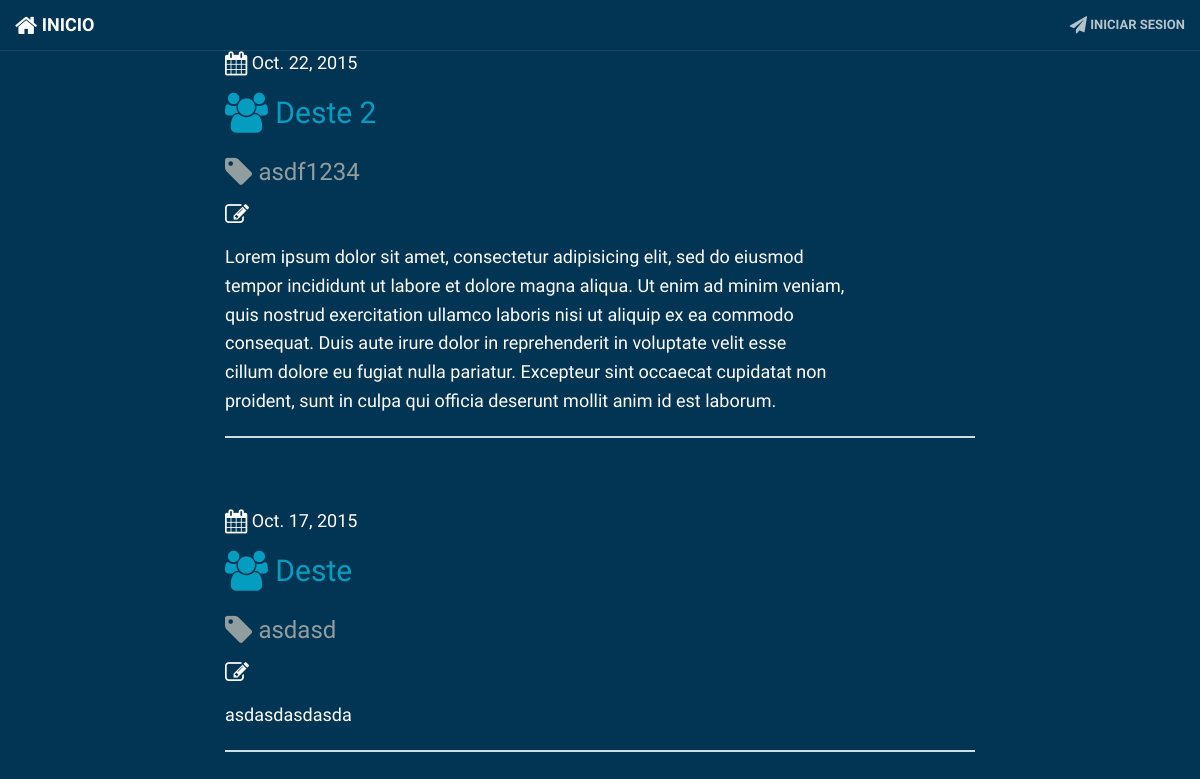
/calibration_list/, run on an earlier commit of the app's database.
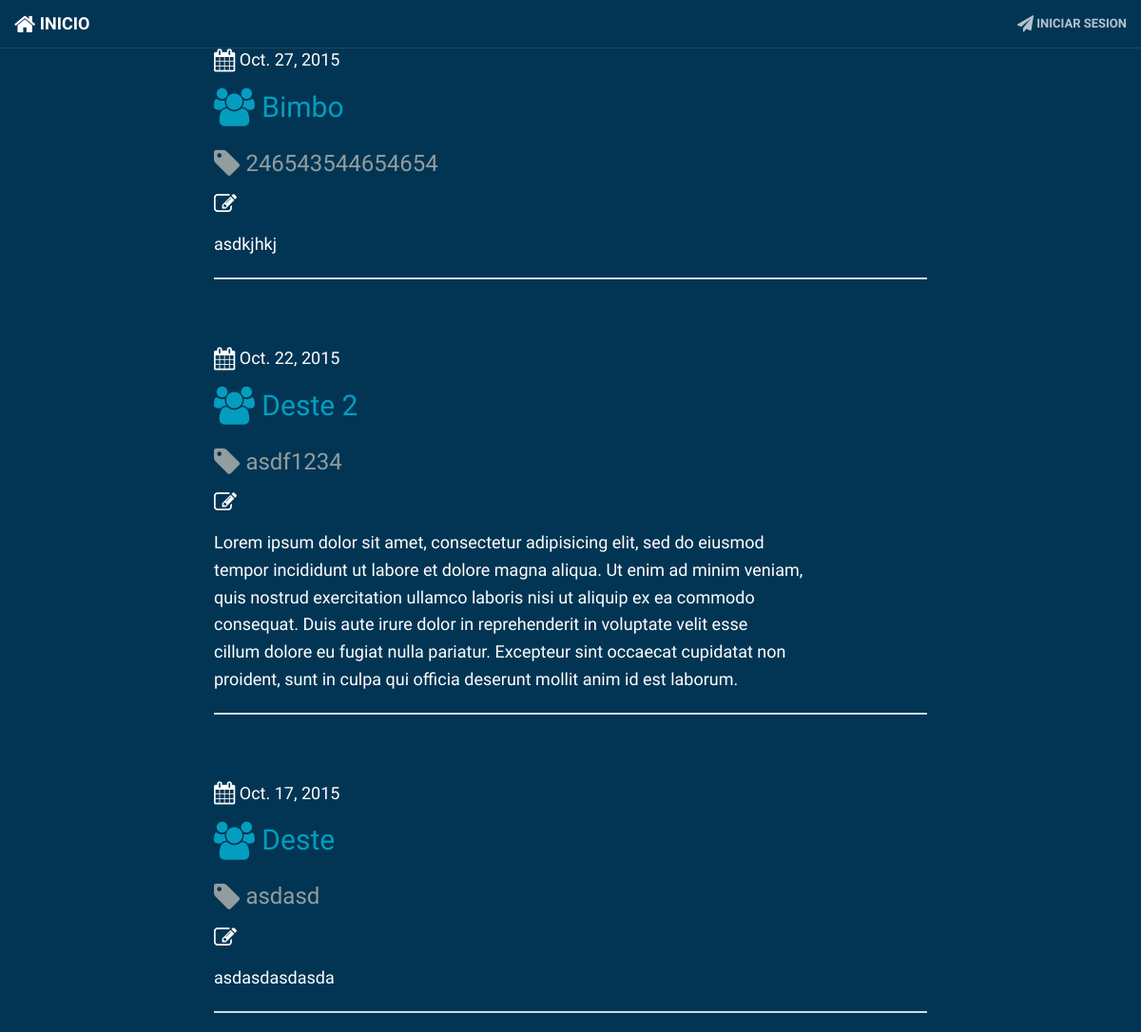
And on a later commit of the database.
### reportes/models.py (models this page shows)
class Calibracion(models.Model):
	fecha = models.DateField('Fecha', default=timezone.now)
	cliente = models.CharField('Cliente', max_length=50, null=True)
	sigCalibracion = models.DateField('Siguiente Calibracion', )
	numeroSerie = models.CharField('Numero de Serie', max_length=36)
	nombreTecnico = models.CharField('Tecnico responsable', max_length=80)
	nombreEncargado = models.CharField('Encargado del area', max_length=80)
	observaciones = models.TextField('Observaciones', blank=True, null=True)
	costo = models.DecimalField('Costo (MXN)', max_digits=5, decimal_places=2)
	class Meta:
		verbose_name = "Calibracion"
        verbose_name_plural = "Calibraciones"
	def __str__(self):
		return str(self.fecha)
		pass

### reportes/views.py (the view)
# urls.py: url(r'^calibration_list/$', views.calibration_list, name='calibration_list'),
def calibration_list(request):
    calibraciones = Calibracion.objects.filter(fecha__lte=timezone.now()).order_by('-fecha')
    return render(request, 'reportes/calibration_list.html', {'calibraciones': calibraciones})

### reportes/templates/reportes/calibration_list.html
{% extends "reportes/base.html" %}
{% block content %}
    {% for calibracion in calibraciones %}
        <div class="reporte">
            <div class="date"><i class="fa fa-calendar fa-lg"></i>
                {{ calibracion.fecha }}
            </div>
            <h2><a href="{% url "reportes.views.calibration_detail" pk=calibracion.pk %}"><i class="fa fa-users fa-lg"></i> {{ calibracion.cliente }}</a></h2>
            <h3 class="nserie"><i class="fa fa-tag fa-lg"></i> {{ calibracion.numeroSerie }}</h3>
            <p class="observaciones"><i class="fa fa-pencil-square-o fa-lg"></i> {{ calibracion.observaciones|linebreaks }}</p>
        </div>
        <hr>
    {% endfor %}
{% endblock content %}

### reportes/templates/reportes/base.html (shortened to what this page needs)
{% load staticfiles %}
<html>
    <head>
        <link rel="stylesheet" href="{% static "css/bootstrap.min.css" %}">
        <link rel="stylesheet" href="{% static "css/bootstrap.css" %}">
        <link rel="stylesheet" href="{% static "css/animate.min.css" %}">
        <link rel="stylesheet" href="{% static "font-awesome/css/font-awesome.min.css" %}">
        <link rel="stylesheet" href="{% static "css/creative.css" %}">
        <link rel="stylesheet" href="https://maxcdn.bootstrapcdn.com/font-awesome/4.4.0/css/font-awesome.min.css">
    </head>
    <body>
    	<nav id="mainNav" class="navbar navbar-default navbar-fixed-top">
        <div class="container-fluid">
            <div class="navbar-header">
                <a class="navbar-brand page-scroll" href="/"><i class="fa fa-home fa-lg"></i> Inicio</a>
            </div>
            <div class="collapse navbar-collapse" id="bs-example-navbar-collapse-1">
                <ul class="nav navbar-nav navbar-right">
                    {% if not user.is_authenticated %}
                    <li>
                        <a href="{% url "login" %}"><i class="fa fa-paper-plane fa-lg"></i> Iniciar Sesion</a>
                    </li>
                    {% endif %}
                </ul>
            </div>
        </div>
    </nav>
        <div class="content container">
            <div class="row">
                <div class="col-md-8 col-md-offset-2">
                {% block content %}
                {% endblock %}
                </div>
            </div>
        </div>
    </body>
</html>

### reportes/static/css/creative.css (style rules this page uses)
html, body { width: 100%; height: 100%; }
.reporte { padding-top: 50px; }
.date { color: #fff; font-size: 18px; }
.nserie { color: #919D9E; }
body { font-family: 'Raleway', sans-serif; background-color: #023554; }
hr { max-width: 100%; border-color: #ccdee2; border-width: 2px; }
a { color: #049DBF; -webkit-transition: all .35s; -moz-transition: all .35s; transition: all .35s; }
h1, h2, h3, h4, h5, h6 { font-family: 'Raleway', sans-serif; color: #049DBF; padding-bottom: 10px; }
p { margin-bottom: 20px; font-size: 18px; line-height: 1.6; color: #fff; }
.observaciones { color: #fff; }
.navbar-brand { padding-right: 0px; }
.navbar-default { border-color: rgba(34,34,34,.05); font-family: 'Raleway', sans-serif; background-color: #fff; -webkit-transition: all .35s; -moz-transition: all .35s; transition: all .35s; font-size: 14px; }
.navbar-default .navbar-header .navbar-brand { text-transform: uppercase; font-family: 'Raleway', sans-serif; font-weight: 700; color: #023554; }
.navbar-default .nav > li>a, .navbar-default .nav>li>a:focus { text-transform: uppercase; font-size: 13px; font-weight: 700; color: #222; }
@media (min-width:768px) { .navbar-default { border-color: rgba(255,255,255,.1); background-color: transparent; } }
@media (min-width:768px) { .navbar-default .navbar-header .navbar-brand { color: rgba(255,255,255,.7); } }
@media (min-width:768px) { .navbar-default .nav > li>a, .navbar-default .nav>li>a:focus { color: rgba(255,255,255,.7); } }
body { webkit-tap-highlight-color: #222; }

What changed in the data, as far as the page shows it:
added Calibracion: fecha "Oct. 27, 2015", cliente "Bimbo", numeroSerie "246543544654654", observaciones "asdkjhkj"
